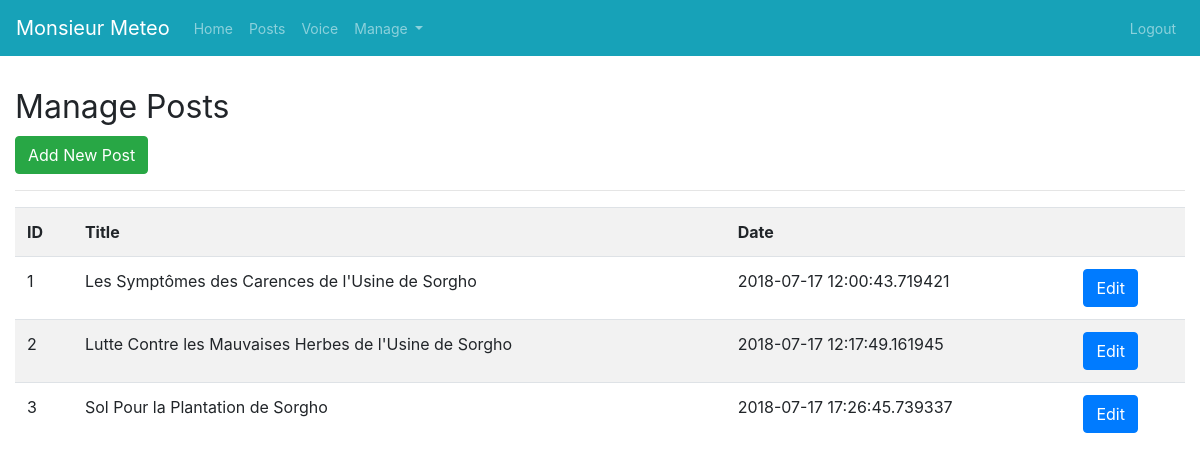
Page /manage_posts (signed in) on the committed database.
### app.py (models this page shows)
class Posts(db.Model):
    id =db.Column(db.Integer, primary_key=True)
    title = db.Column(db.String(100), nullable=False)
    body = db.Column(db.Text, nullable=False)
    create_date = db.Column(db.DateTime, nullable=False)

### app.py (the view)
@app.route('/manage_posts')
@is_logged_in
def manage_posts():
    posts = Posts.query.all()
    if len(posts) > 0:
        return render_template('manage_posts.html', posts=posts)
    else:
        msg = 'No Posts Found'
        return render_template('manage_posts.html', msg=msg)

### app.py (called while the page is built)
def is_logged_in(f):
    @wraps(f)
    def wrap(*args, **kwargs):
        if 'logged_in' in session:
            return f(*args, **kwargs)
        else:
            flash('Unathorized! Please login', 'danger')
            return redirect(url_for('login'))
    return wrap

### templates/manage_posts.html
{% extends 'layout.html' %}
{% block body %}
<div class="container-fluid">
   <h1><small>Manage Posts</small></h1>
   <a class="btn btn-success" href="/add_post">Add New Post </a>
   <hr>
   <table class="table table-striped">
    <tr>
      <th>ID</th>
      <th>Title</th>
      <th>Date</th>
      <th></th>
    </tr>
    {% for post in posts %}
    <tr>
      <td> {{post.id}} </td>
      <td> {{post.title}} </td>
      <td> {{post.create_date}}</td>
      <td><a href="edit_post/{{post.id}}" class="btn btn-primary pullright">Edit </td>
    </tr>
    {% endfor %}
   </table>
</div>
{% endblock %}

### rows in the picture
Posts: id "1", title "Les Symptômes des Carences de l'Usine de Sorgho", create_date "2018-07-17 12:00:43.719421"
Posts: id "2", title "Lutte Contre les Mauvaises Herbes de l'Usine de Sorgho", create_date "2018-07-17 12:17:49.161945"
Posts: id "3", title "Sol Pour la Plantation de Sorgho", create_date "2018-07-17 17:26:45.739337"
